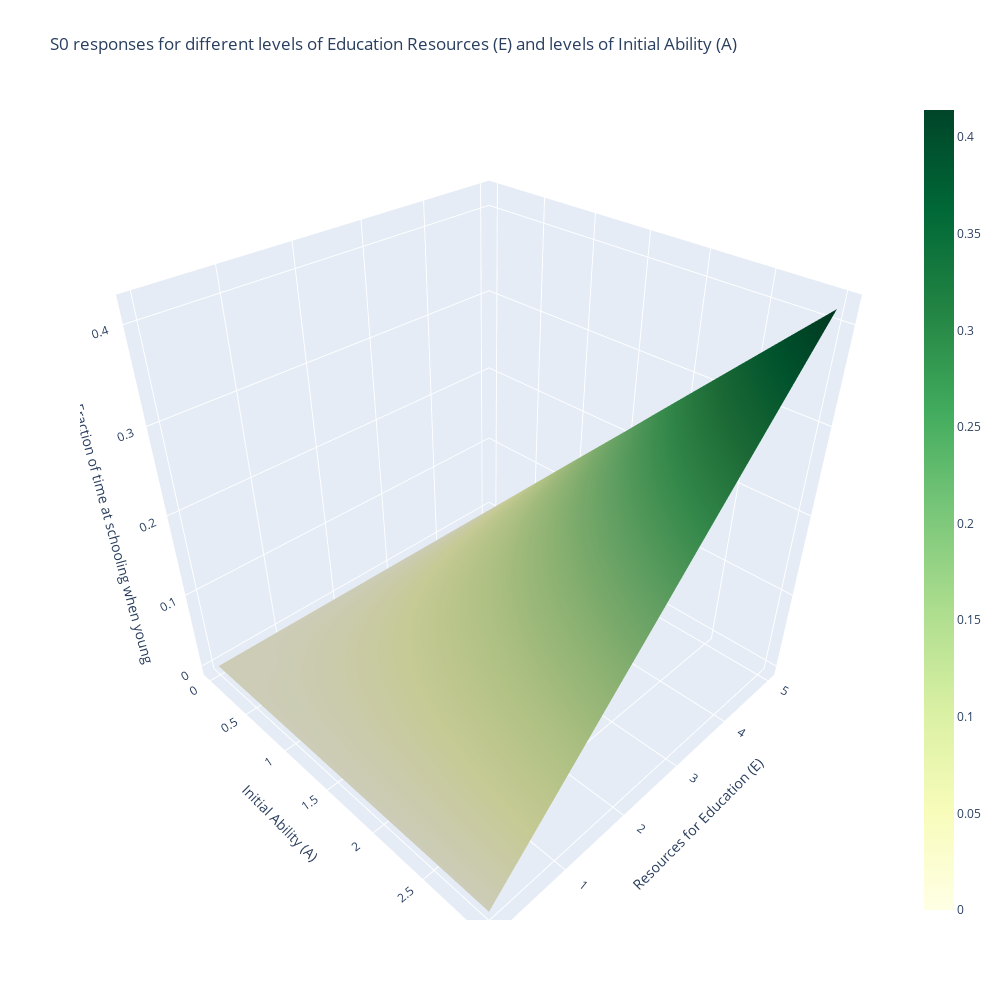

Notebook code cell kept with this figure:
### Markdown cell above
### Changes in Shooling at period t (S0) in response to increases in educational resources (E) for individuals with different level of inicial ability (A)

### Code cell
# Create the boxes to store the values
S0_Ex2 = np.zeros((len(Es), len(As)))
model = HumanCapitalModelClass()

# Here we are looping over all possible values in the parameters E and Gamma
for j, E in enumerate(Es):
    for i, A in enumerate(As):
        model.par.E = E
        model.par.A = A
        sol_2 = model.solve_continously()
        S0_Ex2[i, j] = sol_2.S0

# Here we are storing the values created before (Es and Gammas)
Es_mesh, As_mesh = np.meshgrid(Es, As)

# Ploting in 3D
fig = go.Figure(data=[go.Surface(x=Es_mesh, y=As_mesh, z=S0_Ex2)])
# This part of the code is important because is how to set the point labels and color of the grid
fig.update_traces(
    colorscale="YlGn",  # Set the color scale
    hovertemplate="E: %{x}<br>A: %{y}<br>S0: %{z}<extra></extra>" 
)
# Just the plot
fig.update_layout(
    scene=dict(
        xaxis=dict(title="Resources for Education (E)", autorange="reversed", showgrid=True),
        yaxis=dict(title="Initial Ability (A)", showgrid=True),
        zaxis=dict(title="Fraction of time at schooling when young", showgrid=True)
    ),
    title="S0 responses for different levels of Education Resources (E) and levels of Initial Ability (A)",
    width=1000,
    height=1000
)
fig.show()

### Figure 1 — Plotly figure (JSON) as saved in the notebook; plotly's stock layout.template omitted (floating-point values rounded to 4 significant figures)
{"data": [{"colorscale": [[0, "rgb(255,255,229)"], [0.125, "rgb(247,252,185)"], [0.25, "rgb(217,240,163)"], [0.375, "rgb(173,221,142)"], [0.5, "rgb(120,198,121)"], [0.625, "rgb(65,171,93)"], [0.75, "rgb(35,132,67)"], [0.875, "rgb(0,104,55)"], [1, "rgb(0,69,41)"]], "hovertemplate": "E: %{x}<br>A: %{y}<br>S0: %{z}<extra></extra>", "type": "surface", "x": [[0, 0.5, 1, 1.5, 2, 2.5, 3, 3.5, 4, 4.5, 5], [0, 0.5, 1, 1.5, 2, 2.5, 3, 3.5, 4, 4.5, 5], [0, 0.5, 1, 1.5, 2, 2.5, 3, 3.5, 4, 4.5, 5], [0, 0.5, 1, 1.5, 2, 2.5, 3, 3.5, 4, 4.5, 5], [0, 0.5, 1, 1.5, 2, 2.5, 3, 3.5, 4, 4.5, 5], [0, 0.5, 1, 1.5, 2, 2.5, 3, 3.5, 4, 4.5, 5], [0, 0.5, 1, 1.5, 2, 2.5, 3, 3.5, 4, 4.5, 5], [0, 0.5, 1, 1.5, 2, 2.5, 3, 3.5, 4, 4.5, 5], [0, 0.5, 1, 1.5, 2, 2.5, 3, 3.5, 4, 4.5, 5], [0, 0.5, 1, 1.5, 2, 2.5, 3, 3.5, 4, 4.5, 5], [0, 0.5, 1, 1.5, 2, 2.5, 3, 3.5, 4, 4.5, 5]], "y": [[0, 0, 0, 0, 0, 0, 0, 0, 0, 0, 0], [0.3, 0.3, 0.3, 0.3, 0.3, 0.3, 0.3, 0.3, 0.3, 0.3, 0.3], [0.6, 0.6, 0.6, 0.6, 0.6, 0.6, 0.6, 0.6, 0.6, 0.6, 0.6], [0.9, 0.9, 0.9, 0.9, 0.9, 0.9, 0.9, 0.9, 0.9, 0.9, 0.9], [1.2, 1.2, 1.2, 1.2, 1.2, 1.2, 1.2, 1.2, 1.2, 1.2, 1.2], [1.5, 1.5, 1.5, 1.5, 1.5, 1.5, 1.5, 1.5, 1.5, 1.5, 1.5], [1.8, 1.8, 1.8, 1.8, 1.8, 1.8, 1.8, 1.8, 1.8, 1.8, 1.8], [2.1, 2.1, 2.1, 2.1, 2.1, 2.1, 2.1, 2.1, 2.1, 2.1, 2.1], [2.4, 2.4, 2.4, 2.4, 2.4, 2.4, 2.4, 2.4, 2.4, 2.4, 2.4], [2.7, 2.7, 2.7, 2.7, 2.7, 2.7, 2.7, 2.7, 2.7, 2.7, 2.7], [3, 3, 3, 3, 3, 3, 3, 3, 3, 3, 3]], "z": [[0, 0, 0, 0, 0, 0, 0, 0, 0, 0, 0], [0, 0.0004904, 0.008232, 0.01241, 0.01646, 0.02071, 0.02482, 0.0289, 0.03316, 0.0373, 0.04142], [0, 0.008232, 0.01646, 0.02482, 0.03316, 0.04142, 0.04966, 0.05784, 0.06632, 0.0746, 0.08286], [0, 0.01241, 0.02482, 0.0373, 0.04966, 0.0619, 0.0746, 0.08699, 0.09935, 0.1117, 0.1244], [0, 0.01646, 0.03316, 0.04966, 0.06632, 0.08286, 0.09935, 0.1157, 0.1326, 0.1492, 0.1657], [0, 0.02071, 0.04142, 0.0619, 0.08286, 0.1035, 0.1244, 0.1451, 0.1657, 0.1864, 0.207], [0, 0.02482, 0.04966, 0.0746, 0.09935, 0.1244, 0.1492, 0.174, 0.1988, 0.2234, 0.2487], [0, 0.0289, 0.05784, 0.08699, 0.1157, 0.1451, 0.174, 0.2029, 0.2316, 0.2612, 0.2902], [0, 0.03316, 0.06632, 0.09935, 0.1326, 0.1657, 0.1988, 0.2316, 0.2653, 0.2984, 0.3315], [0, 0.0373, 0.0746, 0.1117, 0.1492, 0.1864, 0.2234, 0.2612, 0.2984, 0.3357, 0.3729], [0, 0.04142, 0.08286, 0.1244, 0.1657, 0.207, 0.2487, 0.2902, 0.3315, 0.3729, 0.4141]]}], "layout": {"height": 1000, "scene": {"xaxis": {"autorange": "reversed", "showgrid": true, "title": {"text": "Resources for Education (E)"}}, "yaxis": {"showgrid": true, "title": {"text": "Initial Ability (A)"}}, "zaxis": {"showgrid": true, "title": {"text": "Fraction of time at schooling when young"}}}, "title": {"text": "S0 responses for different levels of Education Resources (E) and levels of Initial Ability (A)"}, "width": 1000}}
